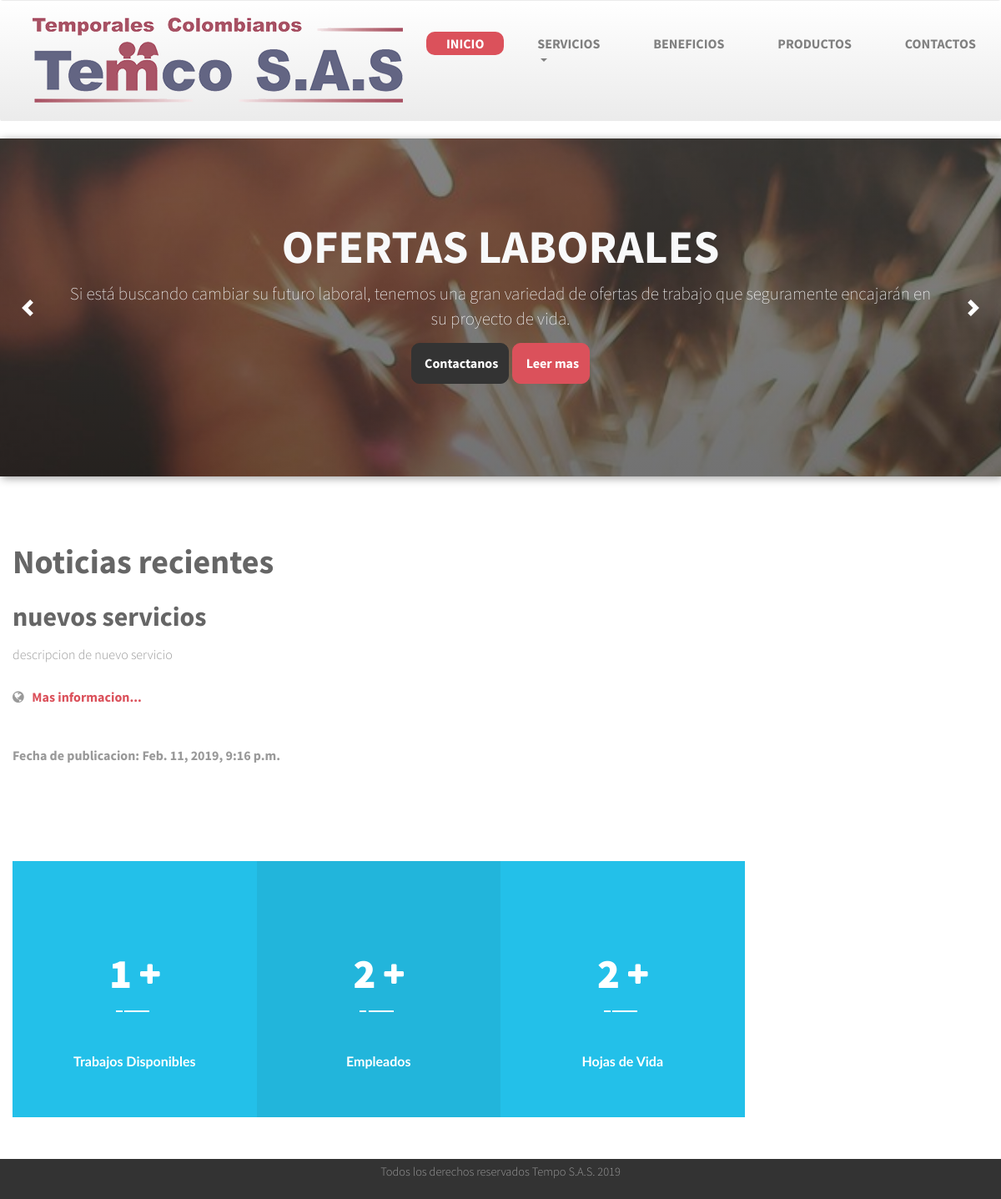
/noticias, run on the app's committed database.
### main/models.py (models this page shows, shortened)
class Noticia(models.Model):
	titulo 		= models.CharField(max_length=50)
	fecha 		= models.DateTimeField('Fecha de Guardado')
	descripcion = models.TextField()
	enlace 		= models.CharField(max_length=500)

### main/views.py (the view)
# urls.py: path('noticias', views.noticias, name='noticias')
def noticias(request):
	context = {}
	context['empleados'] = 		len(Empleado.objects.all())
	context['numeroTrabajos'] = len(Trabajo.objects.all())
	context['hojas'] = 			len(Curriculum.objects.all())
	context['noticias'] = Noticia.objects.all()
	return render(request, 'main/noticia1.html', context)

### main/templates/main/noticia1.html (shortened to what this page needs)
{% extends 'base_2.html' %}
{%load static from staticfiles %}
{% block content%}
	<div class="jp_first_sidebar_main_wrapper">
        <div class="container">
            <div class="row">
                <div class="col-lg-9 col-md-9 col-sm-12 col-xs-12">
                    <div class="row">
                        <div class="col-lg-12 col-md-12 col-sm-12 col-xs-12">
                            <div class="cc_featured_product_main_wrapper">
                                <div class="jp_hiring_heading_wrapper jp_job_post_heading_wrapper">
                                    <h1>Noticias recientes</h1>
                                </div>
                            </div>
                            <div class="tab-content">
                                <div role="tabpanel" class="tab-pane fade in active" id="best">
                                    <div class="ss_featured_products">
                                            <ul>
                                                {%for item in noticias%}
                                                <div class="jp_listing_left_sidebar_wrapper">
                                                    <div class="jp_job_des">
                                                        <h2>{{item.titulo}}</h2>
                                                        <p> {{item.descripcion}} </p>
                                                        <ul>
                                                            <li><i class="fa fa-globe"></i>&nbsp;&nbsp; <a href="{{item.enlace}}">Mas informacion...</a></li>
                                                            <br>
                                                            <label>Fecha de publicacion: {{item.fecha}}</label>
                                                            <br>
                                                        </ul>
                                                    </div>
                                                </div>
                                                {%endfor%}
                                            </ul>
                                    </div>
                                </div>
                        </div>
                        <div class="col-lg-12 col-md-12 col-sm-12 col-xs-12">
                        </div>
                    </div>
                </div>
            </div>
        </div>
    </div>
    <div class="jp_counter_main_wrapper">
        <div class="container">
            <div class="gc_counter_cont_wrapper">
                <div class="count-description">
                    <span class="timer">{{numeroTrabajos}}</span><i class="fa fa-plus"></i>
                    <h5 class="con1">Trabajos Disponibles</h5>
                </div>
            </div>
            <div class="gc_counter_cont_wrapper2">
                <div class="count-description">
                    <span class="timer">{{empleados}}</span><i class="fa fa-plus"></i>
                    <h5 class="con2">Empleados</h5>
                </div>
            </div>
            <div class="gc_counter_cont_wrapper3">
                <div class="count-description">
                    <span class="timer">{{hojas}}</span><i class="fa fa-plus"></i>
                    <h5 class="con3">Hojas de Vida</h5>
                </div>
            </div>
        </div>
    </div>
{% endblock%}

### data on the page
Noticia: titulo "nuevos servicios", descripcion "descripcion de nuevo servicio", fecha "Feb. 11, 2019, 9:16 p.m."

### other printed values
{{ numeroTrabajos }} "1"
{{ empleados }} "2"
{{ hojas }} "2"
